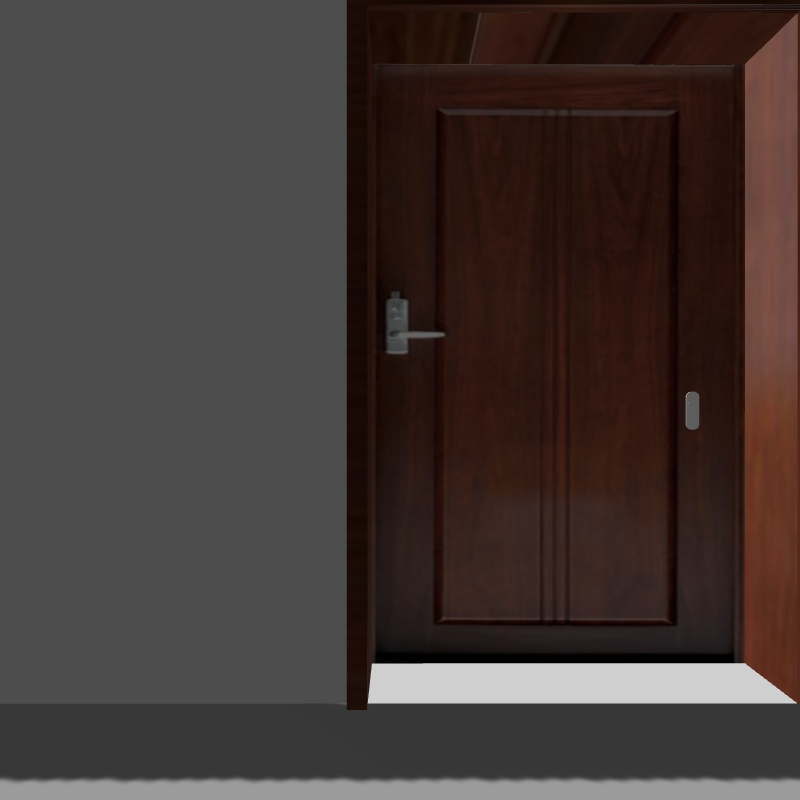
#> input picture test13_camera/img/1.jpg, 800 x 800 px, given in place of 1.png, which was not available
$ python tmp_cv_test.py
#> lines starting #> are read from the running program, lines starting #| are printed output that depends on the picture; after the words box and inside, x2 and y2 are one past the last pixel; in counts of white or black regions, pixels touching at a corner belong together; long printed decimals are rounded; pictures that were not available may be replaced by others from this repository, and a replacement may not be noted
#!/usr/bin/env python

##测试轮廓中心矩的坐标变换

import cv2
import numpy as np

img = cv2.imread('/home/xz/Pictures/1.png')
#> img is the input picture: shape (800, 800, 3); mean B, G, R 53.6, 56.5, 67.1

grayl = cv2.cvtColor(img, cv2.COLOR_BGR2GRAY)
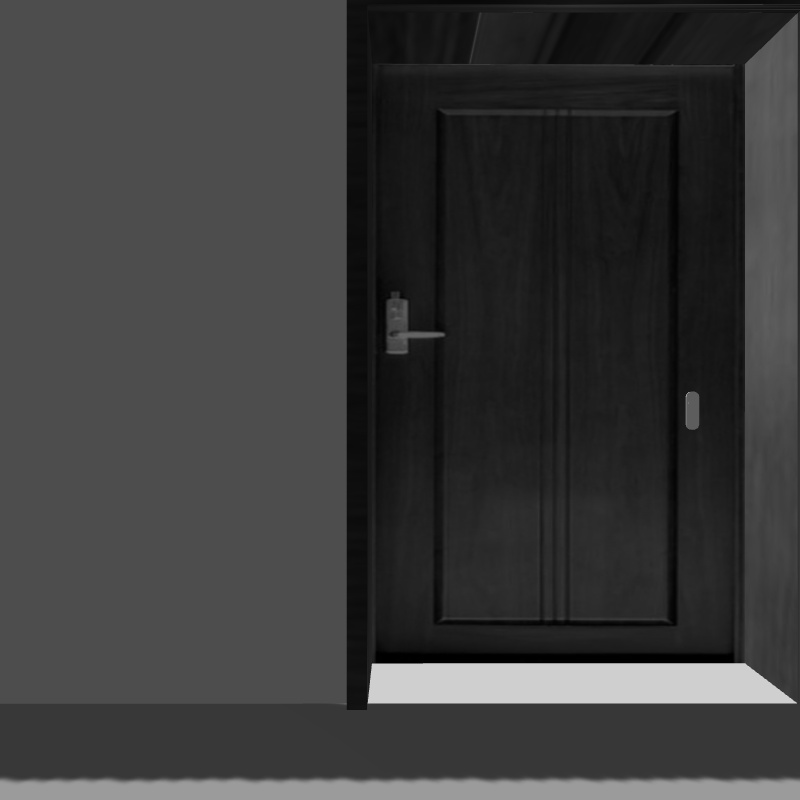
#> grayl: shape (800, 800); min 0, max 213, mean 59.4
print(grayl)
#> (printed output is left out)

ret1l,andMaskBil = cv2.threshold(grayl,0,255,cv2.THRESH_BINARY+cv2.THRESH_OTSU)
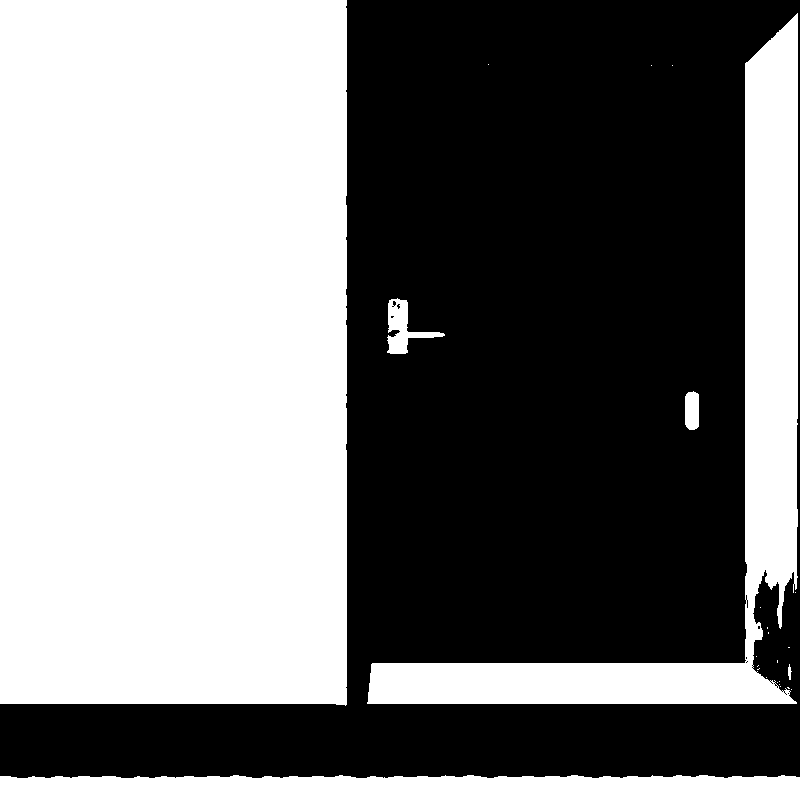
#> andMaskBil: shape (800, 800); 48.6% white; 25 white regions (19 under 20 px), largest, box (x1, y1, x2, y2) and area: (0, 0, 347, 706) 244257, (367, 13, 798, 704) 46371, (0, 775, 800, 800) 18718, (387, 298, 445, 354) 1186, (685, 391, 699, 430) 504, (788, 664, 792, 680) 39
#> ret1l = 60

operation_kernel = np.ones((3,3), np.uint8)
andMaskBil = cv2.morphologyEx(andMaskBil, cv2.MORPH_CLOSE, operation_kernel,iterations=5)
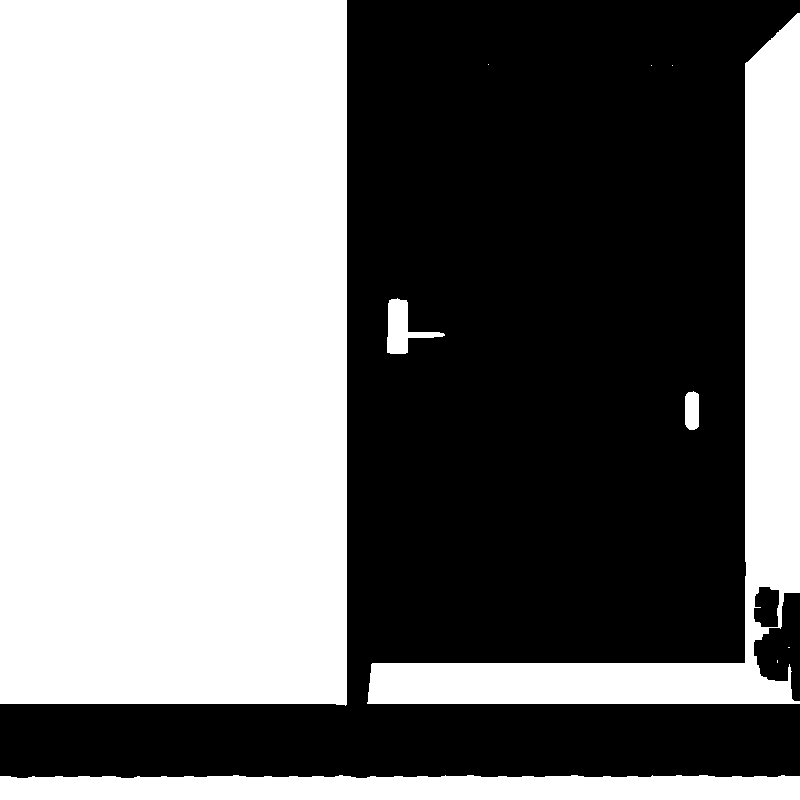
#> andMaskBil: shape (800, 800); 48.9% white; 10 white regions (5 under 20 px)

contoursl, hierarchyl = cv2.findContours(andMaskBil.copy(), cv2.RETR_EXTERNAL, cv2.CHAIN_APPROX_SIMPLE)
#> contoursl = 10 contours, 5 with area under 20; largest, box (x1, y1, x2, y2) and area: (0, 0, 347, 706) 243250, (367, 13, 800, 704) 48036, (0, 775, 800, 800) 17992, (387, 298, 445, 354) 1194, (685, 391, 699, 430) 459

cntl = contoursl[0]
#> cntl = contour of 148 points, box (x1, y1, x2, y2) (0, 775, 800, 800), area 17992
Ml = cv2.moments(cntl)
#> Ml = moments, m00 17992, centre m10/m00, m01/m00 = (401.4, 787.7)
cxl_f=((Ml['m10']/Ml['m00']))
#> cxl_f = 401.4
cyl_f=((Ml['m01']/Ml['m00']))
#> cyl_f = 787.7

print(cxl_f,cyl_f)
#| 401.398 787.731

point_size = 1
point_color = (0, 0, 255) # BGR
thickness = 4 # 可以为 0 、4、8

cv2.circle(img, (int(cxl_f), int(cyl_f)), 5, (0, 0, 255), 0)
#> img: shape (800, 800, 3); under 0.01% of pixels changed, all inside (x1, y1, x2, y2) = (396, 782, 407, 793)

cv2.imshow('andMaskBil',img)
key =cv2.waitKey(0)
#> (key Esc is pressed here)

$ run again, with test13_camera/img/11.jpg copied over test13_camera/img/1.jpg
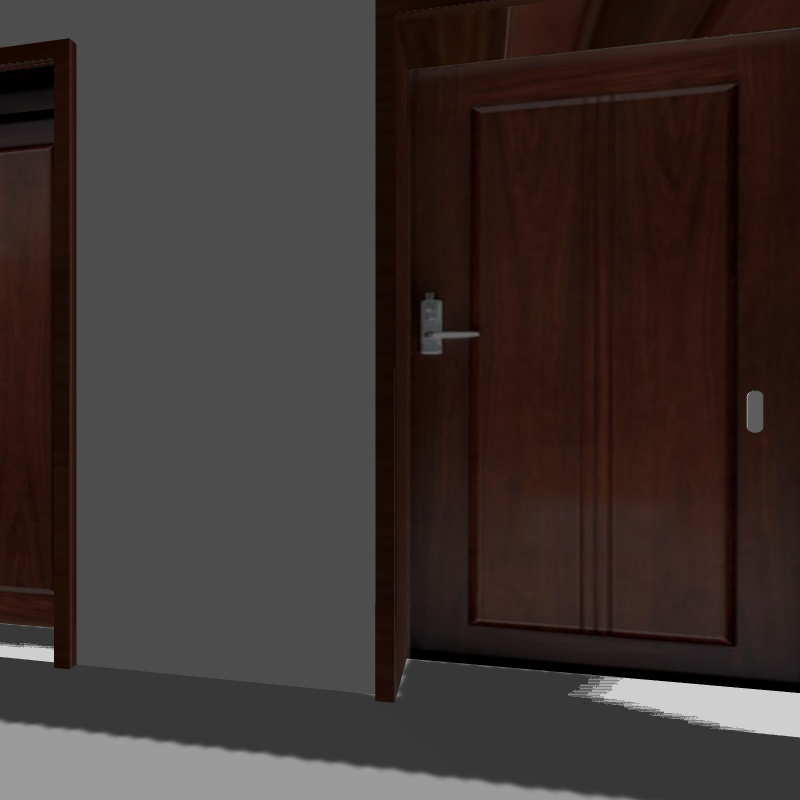
#> input picture test13_camera/img/11.jpg, 800 x 800 px, given in place of 1.png, which was not available
#> img is the input picture: shape (800, 800, 3); mean B, G, R 48.1, 50.9, 61.2
#> (printed output is left out)
#> `ret1l,andMaskBil = cv2.threshold(grayl,0,255,cv2.THRESH_BINARY+cv2.THR..`:
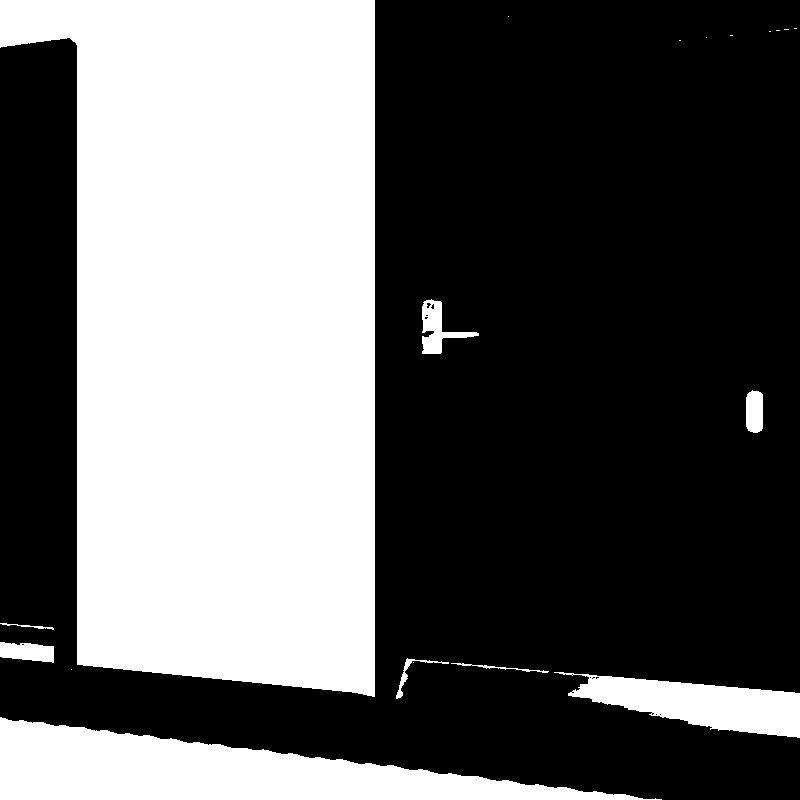
#> andMaskBil: shape (800, 800); 38.2% white; 19 white regions (10 under 20 px), largest, box (x1, y1, x2, y2) and area: (0, 0, 375, 697) 205912, (0, 717, 662, 800) 27092, (554, 672, 800, 738) 8314
#> ret1l = 60
#> `andMaskBil = cv2.morphologyEx(andMaskBil, cv2.MORPH_CLOSE, operation_k..`:
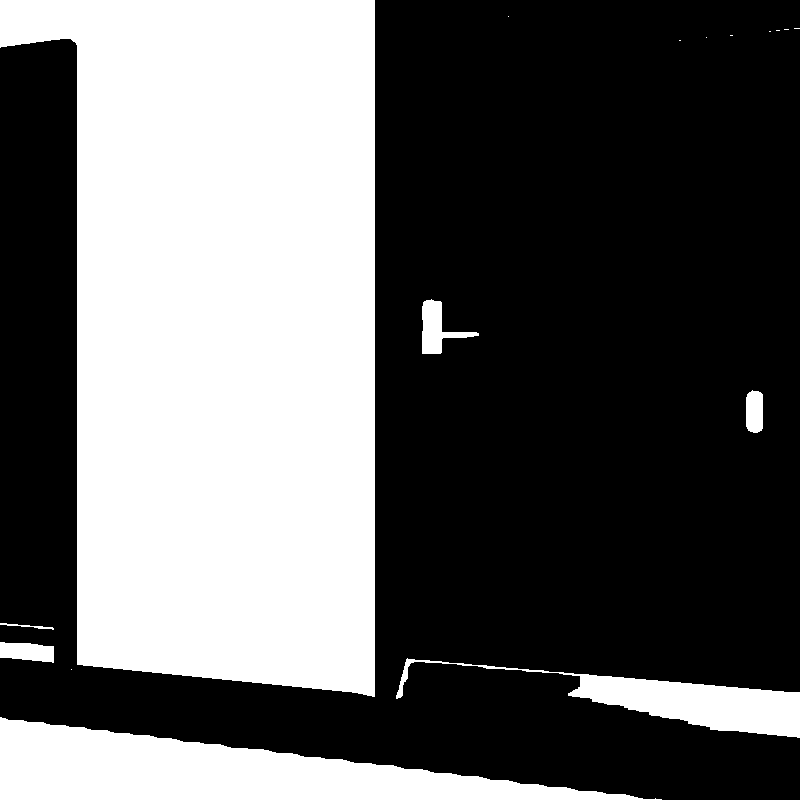
#> andMaskBil: shape (800, 800); 38.3% white; 16 white regions (9 under 20 px)
#> contoursl = 16 contours, 9 with area under 20; largest, box (x1, y1, x2, y2) and area: (0, 0, 375, 697) 204860, (0, 717, 662, 800) 26529, (396, 658, 800, 738) 8474, (422, 299, 479, 354) 1150, (0, 642, 54, 663) 806, (746, 390, 763, 433) 617, (0, 623, 54, 630) 52
#> cntl = contour of 170 points, box (x1, y1, x2, y2) (0, 717, 662, 800), area 26529
#> Ml = moments, m00 26529, centre m10/m00, m01/m00 = (217.7, 771.9)
#> cxl_f = 217.7
#> cyl_f = 771.9
#| 217.663 771.911
#> img: shape (800, 800, 3); under 0.01% of pixels changed, all inside (x1, y1, x2, y2) = (212, 766, 223, 777)
